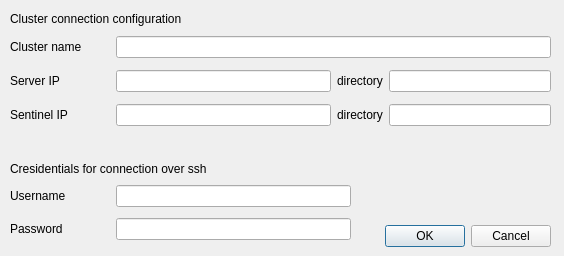
<?xml version="1.0" encoding="UTF-8"?>
<ui version="4.0">
 <class>AddCluster</class>
 <widget class="QDialog" name="AddCluster">
  <property name="geometry">
   <rect>
    <x>0</x>
    <y>0</y>
    <width>564</width>
    <height>256</height>
   </rect>
  </property>
  <property name="windowTitle">
   <string>Dialog</string>
  </property>
  <widget class="QDialogButtonBox" name="buttonBox">
   <property name="geometry">
    <rect>
     <x>370</x>
     <y>220</y>
     <width>181</width>
     <height>32</height>
    </rect>
   </property>
   <property name="orientation">
    <enum>Qt::Horizontal</enum>
   </property>
   <property name="standardButtons">
    <set>QDialogButtonBox::Cancel|QDialogButtonBox::Ok</set>
   </property>
  </widget>
  <widget class="QWidget" name="layoutWidget_2">
   <property name="geometry">
    <rect>
     <x>10</x>
     <y>180</y>
     <width>341</width>
     <height>66</height>
    </rect>
   </property>
   <layout class="QVBoxLayout" name="verticalLayout_5">
    <item>
     <layout class="QHBoxLayout" name="horizontalLayout_11">
      <item>
       <widget class="QLabel" name="label_11">
        <property name="minimumSize">
         <size>
          <width>100</width>
          <height>0</height>
         </size>
        </property>
        <property name="maximumSize">
         <size>
          <width>100</width>
          <height>16777215</height>
         </size>
        </property>
        <property name="text">
         <string>Username</string>
        </property>
       </widget>
      </item>
      <item>
       <widget class="QLineEdit" name="qlineUsername">
        <property name="alignment">
         <set>Qt::AlignCenter</set>
        </property>
       </widget>
      </item>
     </layout>
    </item>
    <item>
     <layout class="QHBoxLayout" name="horizontalLayout_10">
      <item>
       <widget class="QLabel" name="label_12">
        <property name="minimumSize">
         <size>
          <width>100</width>
          <height>0</height>
         </size>
        </property>
        <property name="maximumSize">
         <size>
          <width>100</width>
          <height>16777215</height>
         </size>
        </property>
        <property name="text">
         <string>Password</string>
        </property>
       </widget>
      </item>
      <item>
       <widget class="QLineEdit" name="qlinePassword">
        <property name="alignment">
         <set>Qt::AlignCenter</set>
        </property>
       </widget>
      </item>
     </layout>
    </item>
   </layout>
  </widget>
  <widget class="QWidget" name="layoutWidget">
   <property name="geometry">
    <rect>
     <x>10</x>
     <y>30</y>
     <width>541</width>
     <height>105</height>
    </rect>
   </property>
   <layout class="QVBoxLayout" name="verticalLayout_7">
    <item>
     <layout class="QHBoxLayout" name="horizontalLayout_5">
      <item>
       <widget class="QLabel" name="label_6">
        <property name="minimumSize">
         <size>
          <width>100</width>
          <height>0</height>
         </size>
        </property>
        <property name="maximumSize">
         <size>
          <width>150</width>
          <height>16777215</height>
         </size>
        </property>
        <property name="text">
         <string>Cluster name</string>
        </property>
       </widget>
      </item>
      <item>
       <widget class="QLineEdit" name="qlineName">
        <property name="alignment">
         <set>Qt::AlignCenter</set>
        </property>
       </widget>
      </item>
     </layout>
    </item>
    <item>
     <layout class="QHBoxLayout" name="horizontalLayout_3">
      <item>
       <widget class="QLabel" name="label_3">
        <property name="minimumSize">
         <size>
          <width>100</width>
          <height>0</height>
         </size>
        </property>
        <property name="maximumSize">
         <size>
          <width>150</width>
          <height>16777215</height>
         </size>
        </property>
        <property name="text">
         <string>Server IP</string>
        </property>
       </widget>
      </item>
      <item>
       <widget class="QLineEdit" name="qlineServerIP">
        <property name="alignment">
         <set>Qt::AlignCenter</set>
        </property>
       </widget>
      </item>
      <item>
       <layout class="QHBoxLayout" name="horizontalLayout_8">
        <item>
         <widget class="QLabel" name="label_9">
          <property name="text">
           <string>directory</string>
          </property>
         </widget>
        </item>
        <item>
         <widget class="QLineEdit" name="qlineServerDir">
          <property name="alignment">
           <set>Qt::AlignCenter</set>
          </property>
         </widget>
        </item>
       </layout>
      </item>
     </layout>
    </item>
    <item>
     <layout class="QHBoxLayout" name="horizontalLayout_4">
      <item>
       <widget class="QLabel" name="label_5">
        <property name="minimumSize">
         <size>
          <width>100</width>
          <height>0</height>
         </size>
        </property>
        <property name="maximumSize">
         <size>
          <width>150</width>
          <height>16777215</height>
         </size>
        </property>
        <property name="text">
         <string>Sentinel IP</string>
        </property>
       </widget>
      </item>
      <item>
       <widget class="QLineEdit" name="qlineSentinelIP">
        <property name="alignment">
         <set>Qt::AlignCenter</set>
        </property>
       </widget>
      </item>
      <item>
       <layout class="QHBoxLayout" name="horizontalLayout_9">
        <item>
         <widget class="QLabel" name="label_10">
          <property name="text">
           <string>directory</string>
          </property>
         </widget>
        </item>
        <item>
         <widget class="QLineEdit" name="qlineSentinelDir">
          <property name="alignment">
           <set>Qt::AlignCenter</set>
          </property>
         </widget>
        </item>
       </layout>
      </item>
     </layout>
    </item>
   </layout>
  </widget>
  <widget class="QLabel" name="label">
   <property name="geometry">
    <rect>
     <x>10</x>
     <y>160</y>
     <width>321</width>
     <height>17</height>
    </rect>
   </property>
   <property name="text">
    <string>Cresidentials for connection over ssh</string>
   </property>
  </widget>
  <widget class="QLabel" name="label_2">
   <property name="geometry">
    <rect>
     <x>10</x>
     <y>10</y>
     <width>241</width>
     <height>17</height>
    </rect>
   </property>
   <property name="text">
    <string>Cluster connection configuration</string>
   </property>
  </widget>
 </widget>
 <resources/>
 <connections>
  <connection>
   <sender>buttonBox</sender>
   <signal>accepted()</signal>
   <receiver>AddCluster</receiver>
   <slot>accept()</slot>
   <hints>
    <hint type="sourcelabel">
     <x>248</x>
     <y>254</y>
    </hint>
    <hint type="destinationlabel">
     <x>157</x>
     <y>274</y>
    </hint>
   </hints>
  </connection>
  <connection>
   <sender>buttonBox</sender>
   <signal>rejected()</signal>
   <receiver>AddCluster</receiver>
   <slot>reject()</slot>
   <hints>
    <hint type="sourcelabel">
     <x>316</x>
     <y>260</y>
    </hint>
    <hint type="destinationlabel">
     <x>286</x>
     <y>274</y>
    </hint>
   </hints>
  </connection>
 </connections>
</ui>
